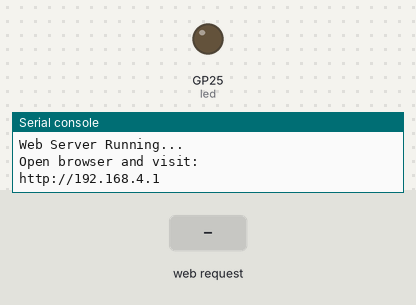
Recording of a program running on a simulated Raspberry Pi Pico running MicroPython. Shown: output pins drawn as LEDs (lit = HIGH), the last lines printed to the serial console. The inputs (shaded band) are chosen by the test bench. The board's own WiFi access point starts at once.

Above: at 3.2 s.
3.3 s: HTTP request GET /led/on received
At 4.3 s:
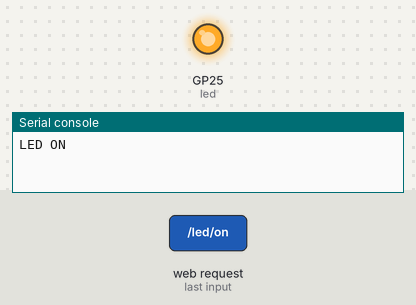
4.8 s: HTTP request GET /led/off received
At 5.4 s:
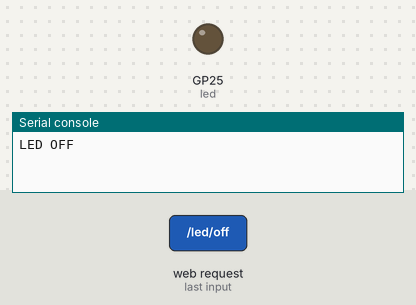
Timing chart, 0 to 7.8 s (numbered marks = the images above; inputs shaded):
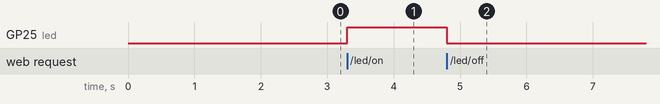

Measured:
- after the input at 3.3 s, GP25 (led): LOW → HIGH at once
- after the input at 4.8 s, GP25 (led): HIGH → LOW at once

The program:

Practice6_Access_Point_Web_Server_and_LED_Control.py
```python
import network
import socket
from machine import Pin
from time import sleep

# ============================================
# LED Configuration
# ============================================

led = Pin("LED", Pin.OUT)

# ============================================
# Access Point Configuration
# ============================================

SSID = '14_Srun_Sochettra'
PASSWORD = '12345678'

ap = network.WLAN(network.AP_IF)
ap.active(True)

# Configure AP
ap.config(
    essid=SSID,
    password=PASSWORD
)

print("\n===================================")
print("   Pico W Access Point Started")
print("===================================")

# Wait for AP startup
sleep(2)

# Display network information
ip = ap.ifconfig()[0]

print("SSID      :", SSID)
print("Password  :", PASSWORD)
print("IP Address:", ip)

# ============================================
# HTML Webpage
# ============================================

def webpage():

    led_state = "OFF"

    if led.value() == 1:
        led_state = "ON"

    html = f"""
    <!DOCTYPE html>
    <html>
    <head>
        <title>Pico W IoT Control</title>
        <meta name="viewport" content="width=device-width, initial-scale=1">

        <style>
            body {{
                font-family: Arial;
                text-align: center;
                background-color: #f2f2f2;
                margin-top: 50px;
            }}

            h1 {{
                color: #333;
            }}

            .card {{
                background: white;
                padding: 20px;
                border-radius: 10px;
                width: 300px;
                margin: auto;
                box-shadow: 0px 0px 10px rgba(0,0,0,0.2);
            }}

            .button {{
                display: inline-block;
                padding: 15px 25px;
                font-size: 18px;
                margin: 10px;
                cursor: pointer;
                border: none;
                border-radius: 5px;
            }}

            .on {{
                background-color: green;
                color: white;
            }}

            .off {{
                background-color: red;
                color: white;
            }}
        </style>
    </head>

    <body>

        <div class="card">

            <h1>Pico W IoT Server</h1>

            <h2>LED Status: {led_state}</h2>

            <a href="/led/on">
                <button class="button on">LED ON</button>
            </a>

            <a href="/led/off">
                <button class="button off">LED OFF</button>
            </a>

        </div>

    </body>
    </html>
    """

    return html

# ============================================
# Socket Web Server
# ============================================

addr = socket.getaddrinfo('0.0.0.0', 80)[0][-1]

server = socket.socket()
server.bind(addr)
server.listen(1)

print("\nWeb Server Running...")
print("Open browser and visit:")
print("http://" + ip)

# ============================================
# Main Server Loop
# ============================================

while True:

    try:
        client, addr = server.accept()

        print('\nClient connected from', addr)

        request = client.recv(1024)

        request = str(request)

        print("Request:")
        print(request)

        # ====================================
        # LED Control
        # ====================================

        if '/led/on' in request:
            print("LED ON")
            led.value(1)

        if '/led/off' in request:
            print("LED OFF")
            led.value(0)

        # ====================================
        # Send Response
        # ====================================

        response = webpage()

        client.send('HTTP/1.1 200 OK\r\n')
        client.send('Content-Type: text/html\r\n')
        client.send('Connection: close\r\n\r\n')

        client.sendall(response)

        client.close()

    except Exception as e:
        print("Error:", e)
```
